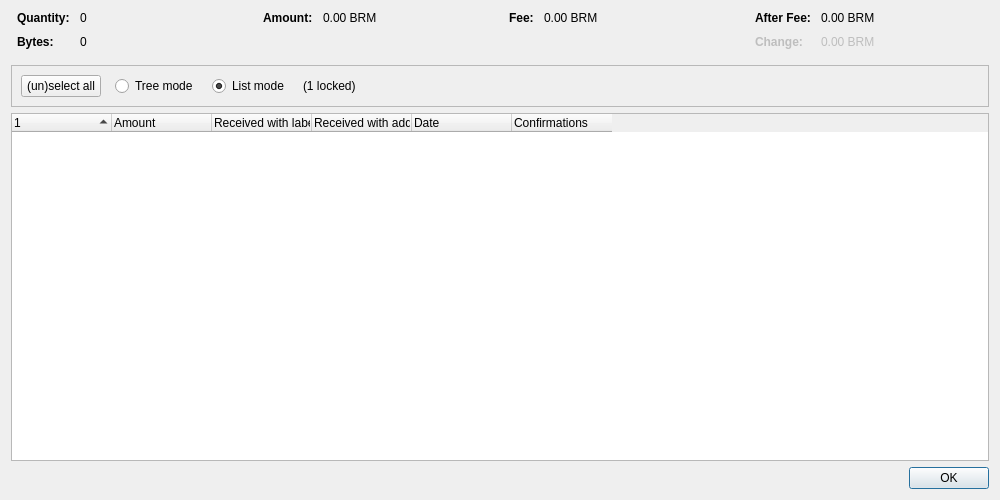
<?xml version="1.0" encoding="UTF-8"?>
<ui version="4.0">
 <class>CoinControlDialog</class>
 <widget class="QDialog" name="CoinControlDialog">
  <property name="geometry">
   <rect>
    <x>0</x>
    <y>0</y>
    <width>1000</width>
    <height>500</height>
   </rect>
  </property>
  <property name="windowTitle">
   <string>Coin Selection</string>
  </property>
  <layout class="QVBoxLayout" name="verticalLayout">
   <item>
    <layout class="QHBoxLayout" name="horizontalLayoutTop" stretch="0,0,0,0">
     <property name="topMargin">
      <number>0</number>
     </property>
     <property name="bottomMargin">
      <number>10</number>
     </property>
     <item>
      <layout class="QFormLayout" name="formLayoutCoinControl1">
       <property name="labelAlignment">
        <set>Qt::AlignLeft|Qt::AlignVCenter</set>
       </property>
       <property name="horizontalSpacing">
        <number>10</number>
       </property>
       <property name="verticalSpacing">
        <number>10</number>
       </property>
       <property name="leftMargin">
        <number>6</number>
       </property>
       <property name="rightMargin">
        <number>6</number>
       </property>
       <item row="0" column="0">
        <widget class="QLabel" name="labelCoinControlQuantityText">
         <property name="font">
          <font>
           <weight>75</weight>
           <bold>true</bold>
          </font>
         </property>
         <property name="text">
          <string>Quantity:</string>
         </property>
        </widget>
       </item>
       <item row="0" column="1">
        <widget class="QLabel" name="labelCoinControlQuantity">
         <property name="cursor">
          <cursorShape>IBeamCursor</cursorShape>
         </property>
         <property name="contextMenuPolicy">
          <enum>Qt::ActionsContextMenu</enum>
         </property>
         <property name="text">
          <string notr="true">0</string>
         </property>
         <property name="textInteractionFlags">
          <set>Qt::LinksAccessibleByMouse|Qt::TextSelectableByKeyboard|Qt::TextSelectableByMouse</set>
         </property>
        </widget>
       </item>
       <item row="1" column="0">
        <widget class="QLabel" name="labelCoinControlBytesText">
         <property name="font">
          <font>
           <weight>75</weight>
           <bold>true</bold>
          </font>
         </property>
         <property name="text">
          <string>Bytes:</string>
         </property>
        </widget>
       </item>
       <item row="1" column="1">
        <widget class="QLabel" name="labelCoinControlBytes">
         <property name="cursor">
          <cursorShape>IBeamCursor</cursorShape>
         </property>
         <property name="contextMenuPolicy">
          <enum>Qt::ActionsContextMenu</enum>
         </property>
         <property name="text">
          <string notr="true">0</string>
         </property>
         <property name="textInteractionFlags">
          <set>Qt::LinksAccessibleByMouse|Qt::TextSelectableByKeyboard|Qt::TextSelectableByMouse</set>
         </property>
        </widget>
       </item>
      </layout>
     </item>
     <item>
      <layout class="QFormLayout" name="formLayoutCoinControl2">
       <property name="horizontalSpacing">
        <number>10</number>
       </property>
       <property name="verticalSpacing">
        <number>10</number>
       </property>
       <property name="leftMargin">
        <number>6</number>
       </property>
       <property name="rightMargin">
        <number>6</number>
       </property>
       <item row="0" column="0">
        <widget class="QLabel" name="labelCoinControlAmountText">
         <property name="font">
          <font>
           <weight>75</weight>
           <bold>true</bold>
          </font>
         </property>
         <property name="text">
          <string>Amount:</string>
         </property>
        </widget>
       </item>
       <item row="0" column="1">
        <widget class="QLabel" name="labelCoinControlAmount">
         <property name="cursor">
          <cursorShape>IBeamCursor</cursorShape>
         </property>
         <property name="contextMenuPolicy">
          <enum>Qt::ActionsContextMenu</enum>
         </property>
         <property name="text">
          <string notr="true">0.00 BRM</string>
         </property>
         <property name="textInteractionFlags">
          <set>Qt::LinksAccessibleByMouse|Qt::TextSelectableByKeyboard|Qt::TextSelectableByMouse</set>
         </property>
        </widget>
       </item>
      </layout>
     </item>
     <item>
      <layout class="QFormLayout" name="formLayoutCoinControl3">
       <property name="horizontalSpacing">
        <number>10</number>
       </property>
       <property name="verticalSpacing">
        <number>10</number>
       </property>
       <property name="leftMargin">
        <number>6</number>
       </property>
       <property name="rightMargin">
        <number>6</number>
       </property>
       <item row="0" column="0">
        <widget class="QLabel" name="labelCoinControlFeeText">
         <property name="font">
          <font>
           <weight>75</weight>
           <bold>true</bold>
          </font>
         </property>
         <property name="text">
          <string>Fee:</string>
         </property>
        </widget>
       </item>
       <item row="0" column="1">
        <widget class="QLabel" name="labelCoinControlFee">
         <property name="cursor">
          <cursorShape>IBeamCursor</cursorShape>
         </property>
         <property name="contextMenuPolicy">
          <enum>Qt::ActionsContextMenu</enum>
         </property>
         <property name="text">
          <string notr="true">0.00 BRM</string>
         </property>
         <property name="textInteractionFlags">
          <set>Qt::LinksAccessibleByMouse|Qt::TextSelectableByKeyboard|Qt::TextSelectableByMouse</set>
         </property>
        </widget>
       </item>
      </layout>
     </item>
     <item>
      <layout class="QFormLayout" name="formLayoutCoinControl4">
       <property name="labelAlignment">
        <set>Qt::AlignLeft|Qt::AlignVCenter</set>
       </property>
       <property name="horizontalSpacing">
        <number>10</number>
       </property>
       <property name="verticalSpacing">
        <number>10</number>
       </property>
       <property name="leftMargin">
        <number>6</number>
       </property>
       <property name="rightMargin">
        <number>6</number>
       </property>
       <item row="0" column="0">
        <widget class="QLabel" name="labelCoinControlAfterFeeText">
         <property name="font">
          <font>
           <weight>75</weight>
           <bold>true</bold>
          </font>
         </property>
         <property name="text">
          <string>After Fee:</string>
         </property>
        </widget>
       </item>
       <item row="0" column="1">
        <widget class="QLabel" name="labelCoinControlAfterFee">
         <property name="cursor">
          <cursorShape>IBeamCursor</cursorShape>
         </property>
         <property name="contextMenuPolicy">
          <enum>Qt::ActionsContextMenu</enum>
         </property>
         <property name="text">
          <string notr="true">0.00 BRM</string>
         </property>
         <property name="textInteractionFlags">
          <set>Qt::LinksAccessibleByMouse|Qt::TextSelectableByKeyboard|Qt::TextSelectableByMouse</set>
         </property>
        </widget>
       </item>
       <item row="1" column="0">
        <widget class="QLabel" name="labelCoinControlChangeText">
         <property name="enabled">
          <bool>false</bool>
         </property>
         <property name="font">
          <font>
           <weight>75</weight>
           <bold>true</bold>
          </font>
         </property>
         <property name="text">
          <string>Change:</string>
         </property>
        </widget>
       </item>
       <item row="1" column="1">
        <widget class="QLabel" name="labelCoinControlChange">
         <property name="enabled">
          <bool>false</bool>
         </property>
         <property name="cursor">
          <cursorShape>IBeamCursor</cursorShape>
         </property>
         <property name="contextMenuPolicy">
          <enum>Qt::ActionsContextMenu</enum>
         </property>
         <property name="text">
          <string notr="true">0.00 BRM</string>
         </property>
         <property name="textInteractionFlags">
          <set>Qt::LinksAccessibleByMouse|Qt::TextSelectableByKeyboard|Qt::TextSelectableByMouse</set>
         </property>
        </widget>
       </item>
      </layout>
     </item>
    </layout>
   </item>
   <item>
    <widget class="QFrame" name="frame">
     <property name="minimumSize">
      <size>
       <width>0</width>
       <height>40</height>
      </size>
     </property>
     <property name="frameShape">
      <enum>QFrame::StyledPanel</enum>
     </property>
     <property name="frameShadow">
      <enum>QFrame::Sunken</enum>
     </property>
     <layout class="QHBoxLayout" name="horizontalLayout">
      <item>
       <layout class="QHBoxLayout" name="horizontalLayoutPanel" stretch="0,0,0,0,0">
        <property name="spacing">
         <number>14</number>
        </property>
        <item>
         <widget class="QPushButton" name="pushButtonSelectAll">
          <property name="sizePolicy">
           <sizepolicy hsizetype="Maximum" vsizetype="Fixed">
            <horstretch>0</horstretch>
            <verstretch>0</verstretch>
           </sizepolicy>
          </property>
          <property name="text">
           <string>(un)select all</string>
          </property>
          <property name="autoDefault">
           <bool>false</bool>
          </property>
         </widget>
        </item>
        <item>
         <widget class="QRadioButton" name="radioTreeMode">
          <property name="sizePolicy">
           <sizepolicy hsizetype="Maximum" vsizetype="Fixed">
            <horstretch>0</horstretch>
            <verstretch>0</verstretch>
           </sizepolicy>
          </property>
          <property name="text">
           <string>Tree mode</string>
          </property>
         </widget>
        </item>
        <item>
         <widget class="QRadioButton" name="radioListMode">
          <property name="sizePolicy">
           <sizepolicy hsizetype="Maximum" vsizetype="Fixed">
            <horstretch>0</horstretch>
            <verstretch>0</verstretch>
           </sizepolicy>
          </property>
          <property name="text">
           <string>List mode</string>
          </property>
          <property name="checked">
           <bool>true</bool>
          </property>
         </widget>
        </item>
        <item>
         <widget class="QLabel" name="labelLocked">
          <property name="text">
           <string notr="true">(1 locked)</string>
          </property>
         </widget>
        </item>
        <item>
         <spacer name="horizontalSpacer">
          <property name="orientation">
           <enum>Qt::Horizontal</enum>
          </property>
          <property name="sizeHint" stdset="0">
           <size>
            <width>40</width>
            <height>20</height>
           </size>
          </property>
         </spacer>
        </item>
       </layout>
      </item>
     </layout>
    </widget>
   </item>
   <item>
    <widget class="CoinControlTreeWidget" name="treeWidget">
     <property name="contextMenuPolicy">
      <enum>Qt::CustomContextMenu</enum>
     </property>
     <property name="sortingEnabled">
      <bool>false</bool>
     </property>
     <property name="columnCount">
      <number>6</number>
     </property>
     <attribute name="headerShowSortIndicator" stdset="0">
      <bool>true</bool>
     </attribute>
     <attribute name="headerStretchLastSection">
      <bool>false</bool>
     </attribute>
     <column>
      <property name="text">
       <string/>
      </property>
     </column>
     <column>
      <property name="text">
       <string>Amount</string>
      </property>
     </column>
     <column>
      <property name="text">
       <string>Received with label</string>
      </property>
     </column>
     <column>
      <property name="text">
       <string>Received with address</string>
      </property>
     </column>
     <column>
      <property name="text">
       <string>Date</string>
      </property>
     </column>
     <column>
      <property name="text">
       <string>Confirmations</string>
      </property>
      <property name="toolTip">
       <string>Confirmed</string>
      </property>
     </column>
     <column>
      <property name="text">
       <string/>
      </property>
     </column>
     <column>
      <property name="text">
       <string/>
      </property>
     </column>
     <column>
      <property name="text">
       <string/>
      </property>
     </column>
     <column>
      <property name="text">
       <string/>
      </property>
     </column>
    </widget>
   </item>
   <item>
    <widget class="QDialogButtonBox" name="buttonBox">
     <property name="orientation">
      <enum>Qt::Horizontal</enum>
     </property>
     <property name="standardButtons">
      <set>QDialogButtonBox::Ok</set>
     </property>
    </widget>
   </item>
  </layout>
 </widget>
 <customwidgets>
  <customwidget>
   <class>CoinControlTreeWidget</class>
   <extends>QTreeWidget</extends>
   <header>qt/coincontroltreewidget.h</header>
  </customwidget>
 </customwidgets>
 <resources/>
 <connections/>
</ui>
